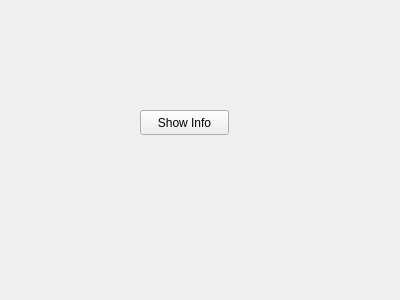
<?xml version="1.0" encoding="UTF-8"?>
<ui version="4.0">
 <class>Widget</class>
 <widget class="QWidget" name="Widget">
  <property name="geometry">
   <rect>
    <x>0</x>
    <y>0</y>
    <width>400</width>
    <height>300</height>
   </rect>
  </property>
  <property name="windowTitle">
   <string>Widget</string>
  </property>
  <widget class="QPushButton" name="showInfoButton">
   <property name="geometry">
    <rect>
     <x>140</x>
     <y>110</y>
     <width>89</width>
     <height>25</height>
    </rect>
   </property>
   <property name="text">
    <string>Show Info</string>
   </property>
  </widget>
 </widget>
 <layoutdefault spacing="6" margin="11"/>
 <resources/>
 <connections/>
</ui>
